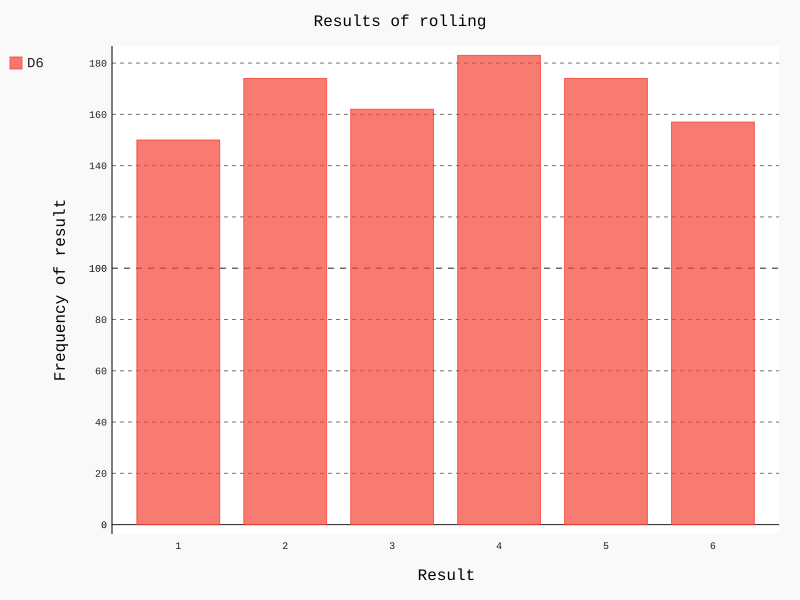

Write Python code to recreate this figure.
from die import Die
import pygal

die = Die()

# Моделирование серии бросков с сохранением результатов в списке.
results = []

for x in range(1000):
    result = die.roll()
    results.append(result)

# Анализ результатов
frequencies = []

for value in range(1, die.num_sides + 1):
    frequency = results.count(value)
    frequencies.append(frequency)

print(frequencies)

# Визуализация результатов
hist = pygal.Bar()

hist.title = "Results of rolling"
hist.x_labels = ['1', '2', '3', '4', '5', '6']
hist.x_title = "Result"
hist.y_title = "Frequency of result"

hist.add('D6', frequencies)
hist.render_to_file('die_visual.svg')
